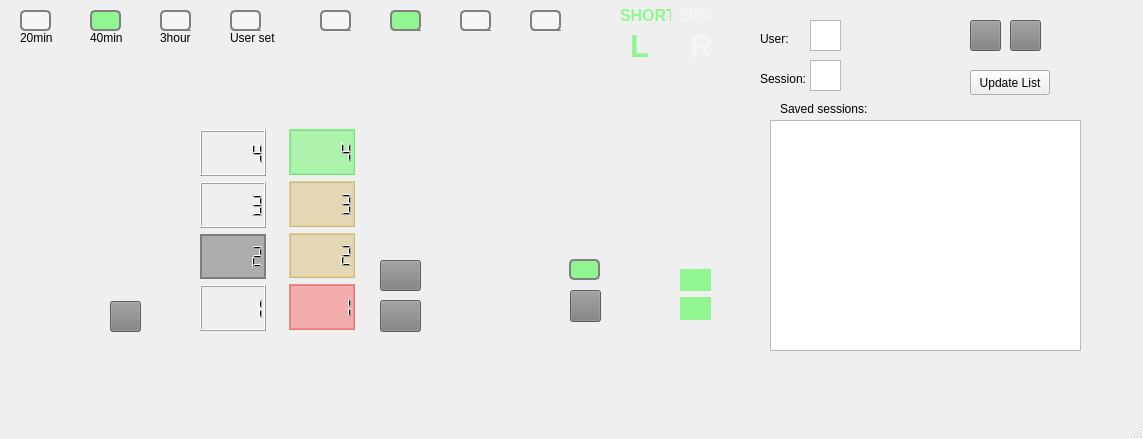
<?xml version="1.0" encoding="UTF-8"?>
<ui version="4.0">
 <class>MainWindow</class>
 <widget class="QMainWindow" name="MainWindow">
  <property name="geometry">
   <rect>
    <x>0</x>
    <y>0</y>
    <width>1143</width>
    <height>439</height>
   </rect>
  </property>
  <property name="windowTitle">
   <string>MainWindow</string>
  </property>
  <property name="styleSheet">
   <string notr="true"/>
  </property>
  <widget class="QWidget" name="centralwidget">
   <widget class="QWidget" name="verticalLayoutWidget">
    <property name="geometry">
     <rect>
      <x>289</x>
      <y>129</y>
      <width>66</width>
      <height>201</height>
     </rect>
    </property>
    <layout class="QVBoxLayout" name="verticalLayout">
     <item>
      <widget class="QLCDNumber" name="lcdInt4">
       <property name="styleSheet">
        <string notr="true">QLCDNumber {
     background-color: rgba(0,255,0, 70);
     width: 20px;
 }
</string>
       </property>
       <property name="intValue" stdset="0">
        <number>4</number>
       </property>
      </widget>
     </item>
     <item>
      <widget class="QLCDNumber" name="lcdInt3">
       <property name="styleSheet">
        <string notr="true">QLCDNumber {
     background-color: rgba(201, 155, 28, 70);
     width: 20px;
 }
</string>
       </property>
       <property name="intValue" stdset="0">
        <number>3</number>
       </property>
      </widget>
     </item>
     <item>
      <widget class="QLCDNumber" name="lcdInt2">
       <property name="styleSheet">
        <string notr="true">QLCDNumber {
     background-color: rgba(201, 155, 28, 70);
     width: 20px;
 }
</string>
       </property>
       <property name="intValue" stdset="0">
        <number>2</number>
       </property>
      </widget>
     </item>
     <item>
      <widget class="QLCDNumber" name="lcdInt1">
       <property name="styleSheet">
        <string notr="true">QLCDNumber {
     background-color: rgba(255, 0, 0, 70);
     width: 20px;
 }
</string>
       </property>
       <property name="intValue" stdset="0">
        <number>1</number>
       </property>
      </widget>
     </item>
    </layout>
   </widget>
   <widget class="QWidget" name="verticalLayoutWidget_2">
    <property name="geometry">
     <rect>
      <x>200</x>
      <y>130</y>
      <width>66</width>
      <height>201</height>
     </rect>
    </property>
    <layout class="QVBoxLayout" name="verticalLayout_2">
     <item>
      <widget class="QLCDNumber" name="lcdInt4_2">
       <property name="styleSheet">
        <string notr="true">QLCDNumber {
     background-color: rgba(255, 255 255, 10);
     width: 20px;
 }
</string>
       </property>
       <property name="intValue" stdset="0">
        <number>4</number>
       </property>
      </widget>
     </item>
     <item>
      <widget class="QLCDNumber" name="lcdInt3_2">
       <property name="styleSheet">
        <string notr="true">QLCDNumber {
     background-color: rgba(255, 255 255, 10);
     width: 20px;
 }
</string>
       </property>
       <property name="intValue" stdset="0">
        <number>3</number>
       </property>
      </widget>
     </item>
     <item>
      <widget class="QLCDNumber" name="lcdInt2_2">
       <property name="styleSheet">
        <string notr="true">QLCDNumber {
     background-color: rgba(0, 0, 0, 70);
     width: 20px;
 }

</string>
       </property>
       <property name="intValue" stdset="0">
        <number>2</number>
       </property>
      </widget>
     </item>
     <item>
      <widget class="QLCDNumber" name="lcdInt1_2">
       <property name="styleSheet">
        <string notr="true">QLCDNumber {
     background-color: rgba(255, 255 255, 10);
     width: 20px;
 }
</string>
       </property>
       <property name="intValue" stdset="0">
        <number>1</number>
       </property>
      </widget>
     </item>
    </layout>
   </widget>
   <widget class="QPushButton" name="startButton">
    <property name="geometry">
     <rect>
      <x>110</x>
      <y>301</y>
      <width>31</width>
      <height>31</height>
     </rect>
    </property>
    <property name="styleSheet">
     <string notr="true">QPushButton {
background-color: grey;
border-image: url(:start.png);
background-repeat: none;
}
</string>
    </property>
    <property name="text">
     <string/>
    </property>
   </widget>
   <widget class="QWidget" name="powerLED" native="true">
    <property name="geometry">
     <rect>
      <x>569</x>
      <y>259</y>
      <width>31</width>
      <height>21</height>
     </rect>
    </property>
    <property name="styleSheet">
     <string notr="true">QWidget {
     border: 2px solid grey;
     border-radius: 5px;
     background-color: rgba(0, 255,0, 100);
     width: 20px;
 }
</string>
    </property>
   </widget>
   <widget class="QPushButton" name="powerButton">
    <property name="geometry">
     <rect>
      <x>570</x>
      <y>290</y>
      <width>31</width>
      <height>32</height>
     </rect>
    </property>
    <property name="styleSheet">
     <string notr="true">QPushButton {
background-color: grey;
border-image: url(:power.png);
background-repeat: none;
}
</string>
    </property>
    <property name="text">
     <string/>
    </property>
   </widget>
   <widget class="QPushButton" name="intUpButton">
    <property name="geometry">
     <rect>
      <x>380</x>
      <y>260</y>
      <width>41</width>
      <height>31</height>
     </rect>
    </property>
    <property name="styleSheet">
     <string notr="true">QPushButton {
background-color: grey;
border-image: url(:up.png);
background-repeat: none;
}
</string>
    </property>
    <property name="text">
     <string/>
    </property>
   </widget>
   <widget class="QPushButton" name="intDownButton">
    <property name="geometry">
     <rect>
      <x>380</x>
      <y>300</y>
      <width>41</width>
      <height>32</height>
     </rect>
    </property>
    <property name="styleSheet">
     <string notr="true">QPushButton {
background-color: grey;
border-image: url(:down.png);
background-repeat: none;
}
</string>
    </property>
    <property name="text">
     <string/>
    </property>
   </widget>
   <widget class="QLabel" name="label">
    <property name="geometry">
     <rect>
      <x>20</x>
      <y>30</y>
      <width>58</width>
      <height>16</height>
     </rect>
    </property>
    <property name="text">
     <string>20min</string>
    </property>
   </widget>
   <widget class="QWidget" name="time20LED" native="true">
    <property name="geometry">
     <rect>
      <x>20</x>
      <y>10</y>
      <width>31</width>
      <height>21</height>
     </rect>
    </property>
    <property name="styleSheet">
     <string notr="true">QWidget {
     border: 2px solid grey;
     border-radius: 5px;
     background-color: rgba(255, 255, 255, 100);
     width: 20px;
 }
</string>
    </property>
   </widget>
   <widget class="QLabel" name="label_2">
    <property name="geometry">
     <rect>
      <x>90</x>
      <y>30</y>
      <width>58</width>
      <height>16</height>
     </rect>
    </property>
    <property name="text">
     <string>40min</string>
    </property>
   </widget>
   <widget class="QWidget" name="time40LED" native="true">
    <property name="geometry">
     <rect>
      <x>90</x>
      <y>10</y>
      <width>31</width>
      <height>21</height>
     </rect>
    </property>
    <property name="styleSheet">
     <string notr="true">QWidget {
     border: 2px solid grey;
     border-radius: 5px;
     background-color: rgba(0, 255, 0, 100);
     width: 20px;
 }
</string>
    </property>
   </widget>
   <widget class="QLabel" name="label_3">
    <property name="geometry">
     <rect>
      <x>230</x>
      <y>30</y>
      <width>58</width>
      <height>16</height>
     </rect>
    </property>
    <property name="text">
     <string>User set</string>
    </property>
   </widget>
   <widget class="QWidget" name="timeUserLED" native="true">
    <property name="geometry">
     <rect>
      <x>230</x>
      <y>10</y>
      <width>31</width>
      <height>21</height>
     </rect>
    </property>
    <property name="styleSheet">
     <string notr="true">QWidget {
     border: 2px solid grey;
     border-radius: 5px;
     background-color: rgba(255, 255, 255, 100);
     width: 20px;
 }
</string>
    </property>
    <widget class="QLabel" name="label_4">
     <property name="geometry">
      <rect>
       <x>0</x>
       <y>20</y>
       <width>58</width>
       <height>16</height>
      </rect>
     </property>
     <property name="text">
      <string>20min</string>
     </property>
    </widget>
   </widget>
   <widget class="QWidget" name="freq1LED" native="true">
    <property name="geometry">
     <rect>
      <x>320</x>
      <y>10</y>
      <width>31</width>
      <height>21</height>
     </rect>
    </property>
    <property name="styleSheet">
     <string notr="true">QWidget {
     border: 2px solid grey;
     border-radius: 5px;
     background-color: rgba(255, 255, 255, 100);
     width: 20px;
 }
</string>
    </property>
    <widget class="QLabel" name="label_6">
     <property name="geometry">
      <rect>
       <x>0</x>
       <y>20</y>
       <width>58</width>
       <height>16</height>
      </rect>
     </property>
     <property name="text">
      <string>20min</string>
     </property>
    </widget>
   </widget>
   <widget class="QLabel" name="label_7">
    <property name="geometry">
     <rect>
      <x>540</x>
      <y>30</y>
      <width>21</width>
      <height>21</height>
     </rect>
    </property>
    <property name="styleSheet">
     <string notr="true">QLabel {
background-color: none;
border-image: url(:theta.png);
background-repeat: none;
}
</string>
    </property>
    <property name="text">
     <string/>
    </property>
   </widget>
   <widget class="QLabel" name="label_9">
    <property name="geometry">
     <rect>
      <x>320</x>
      <y>30</y>
      <width>41</width>
      <height>21</height>
     </rect>
    </property>
    <property name="styleSheet">
     <string notr="true">QLabel {
border-image: url(:met.png);
}
</string>
    </property>
    <property name="text">
     <string/>
    </property>
   </widget>
   <widget class="QWidget" name="freq2LED" native="true">
    <property name="geometry">
     <rect>
      <x>390</x>
      <y>10</y>
      <width>31</width>
      <height>21</height>
     </rect>
    </property>
    <property name="styleSheet">
     <string notr="true">QWidget {
     border: 2px solid grey;
     border-radius: 5px;
     background-color: rgba(0, 255,0, 100);
     width: 20px;
 }
</string>
    </property>
    <widget class="QLabel" name="label_8">
     <property name="geometry">
      <rect>
       <x>0</x>
       <y>20</y>
       <width>58</width>
       <height>16</height>
      </rect>
     </property>
     <property name="text">
      <string>20min</string>
     </property>
    </widget>
   </widget>
   <widget class="QWidget" name="freq4LED" native="true">
    <property name="geometry">
     <rect>
      <x>530</x>
      <y>10</y>
      <width>31</width>
      <height>21</height>
     </rect>
    </property>
    <property name="styleSheet">
     <string notr="true">QWidget {
     border: 2px solid grey;
     border-radius: 5px;
     background-color: rgba(255, 255, 255, 100);
     width: 20px;
 }
</string>
    </property>
    <widget class="QLabel" name="label_11">
     <property name="geometry">
      <rect>
       <x>0</x>
       <y>20</y>
       <width>58</width>
       <height>16</height>
      </rect>
     </property>
     <property name="text">
      <string>20min</string>
     </property>
    </widget>
   </widget>
   <widget class="QLabel" name="label_13">
    <property name="geometry">
     <rect>
      <x>460</x>
      <y>30</y>
      <width>31</width>
      <height>21</height>
     </rect>
    </property>
    <property name="styleSheet">
     <string notr="true">QLabel {
background-color: none;
border-image: url(:delta.png);
background-repeat: none;
}
</string>
    </property>
    <property name="text">
     <string/>
    </property>
   </widget>
   <widget class="QWidget" name="freq3LED" native="true">
    <property name="geometry">
     <rect>
      <x>460</x>
      <y>10</y>
      <width>31</width>
      <height>21</height>
     </rect>
    </property>
    <property name="styleSheet">
     <string notr="true">QWidget {
     border: 2px solid grey;
     border-radius: 5px;
     background-color: rgba(255, 255, 255, 100);
     width: 20px;
 }
</string>
    </property>
    <widget class="QLabel" name="label_14">
     <property name="geometry">
      <rect>
       <x>0</x>
       <y>20</y>
       <width>58</width>
       <height>16</height>
      </rect>
     </property>
     <property name="text">
      <string>20min</string>
     </property>
    </widget>
   </widget>
   <widget class="QLabel" name="label_15">
    <property name="geometry">
     <rect>
      <x>390</x>
      <y>30</y>
      <width>31</width>
      <height>21</height>
     </rect>
    </property>
    <property name="styleSheet">
     <string notr="true">QLabel {
background-color: none;
border-image: url(:sub-delt.png);
background-repeat: none;
}
</string>
    </property>
    <property name="text">
     <string/>
    </property>
   </widget>
   <widget class="QLabel" name="leftLED">
    <property name="geometry">
     <rect>
      <x>630</x>
      <y>30</y>
      <width>31</width>
      <height>31</height>
     </rect>
    </property>
    <property name="font">
     <font>
      <pointsize>23</pointsize>
      <weight>75</weight>
      <bold>true</bold>
     </font>
    </property>
    <property name="styleSheet">
     <string notr="true">QLabel {
     color: rgba(0, 255,0, 100);
 }
</string>
    </property>
    <property name="text">
     <string>L</string>
    </property>
   </widget>
   <widget class="QLabel" name="rightLED">
    <property name="geometry">
     <rect>
      <x>690</x>
      <y>30</y>
      <width>31</width>
      <height>31</height>
     </rect>
    </property>
    <property name="font">
     <font>
      <pointsize>23</pointsize>
      <weight>75</weight>
      <bold>true</bold>
     </font>
    </property>
    <property name="styleSheet">
     <string notr="true">QLabel {
     color: rgba(255,255,255, 100);
 }
</string>
    </property>
    <property name="text">
     <string>R</string>
    </property>
   </widget>
   <widget class="QWidget" name="verticalLayoutWidget_3">
    <property name="geometry">
     <rect>
      <x>680</x>
      <y>240</y>
      <width>31</width>
      <height>80</height>
     </rect>
    </property>
    <layout class="QVBoxLayout" name="verticalLayout_3">
     <item>
      <widget class="QWidget" name="battBar3" native="true">
       <property name="styleSheet">
        <string notr="true">QWidget {
     background-color: rgba(0, 255, 0, 0);
     width: 20px;
 }
</string>
       </property>
      </widget>
     </item>
     <item>
      <widget class="QWidget" name="battBar2" native="true">
       <property name="styleSheet">
        <string notr="true">QWidget {
     background-color: rgba(0, 255, 0, 100);
     width: 20px;
 }
</string>
       </property>
      </widget>
     </item>
     <item>
      <widget class="QWidget" name="battBar1" native="true">
       <property name="styleSheet">
        <string notr="true">QWidget {
     background-color: rgba(0, 255, 0, 100);
     width: 20px;
 }
</string>
       </property>
      </widget>
     </item>
    </layout>
   </widget>
   <widget class="QLabel" name="shortWaveLED">
    <property name="geometry">
     <rect>
      <x>620</x>
      <y>0</y>
      <width>51</width>
      <height>31</height>
     </rect>
    </property>
    <property name="font">
     <font>
      <pointsize>12</pointsize>
      <weight>75</weight>
      <bold>true</bold>
     </font>
    </property>
    <property name="styleSheet">
     <string notr="true">QLabel {
     color: rgba(0, 255,0, 100);
 }
</string>
    </property>
    <property name="text">
     <string>SHORT</string>
    </property>
   </widget>
   <widget class="QLabel" name="otherWaveLED">
    <property name="geometry">
     <rect>
      <x>680</x>
      <y>0</y>
      <width>51</width>
      <height>31</height>
     </rect>
    </property>
    <property name="font">
     <font>
      <pointsize>12</pointsize>
      <weight>75</weight>
      <bold>true</bold>
     </font>
    </property>
    <property name="styleSheet">
     <string notr="true">QLabel {
     color: rgba(255 ,255,255, 100);
 }
</string>
    </property>
    <property name="text">
     <string>50%</string>
    </property>
   </widget>
   <widget class="QLabel" name="label_16">
    <property name="geometry">
     <rect>
      <x>160</x>
      <y>30</y>
      <width>58</width>
      <height>16</height>
     </rect>
    </property>
    <property name="text">
     <string>3hour</string>
    </property>
   </widget>
   <widget class="QWidget" name="timeUserLED_2" native="true">
    <property name="geometry">
     <rect>
      <x>160</x>
      <y>10</y>
      <width>31</width>
      <height>21</height>
     </rect>
    </property>
    <property name="styleSheet">
     <string notr="true">QWidget {
     border: 2px solid grey;
     border-radius: 5px;
     background-color: rgba(255, 255, 255, 100);
     width: 20px;
 }
</string>
    </property>
    <widget class="QLabel" name="label_12">
     <property name="geometry">
      <rect>
       <x>0</x>
       <y>20</y>
       <width>58</width>
       <height>16</height>
      </rect>
     </property>
     <property name="text">
      <string>20min</string>
     </property>
    </widget>
   </widget>
   <widget class="QPushButton" name="saveButton">
    <property name="geometry">
     <rect>
      <x>970</x>
      <y>20</y>
      <width>31</width>
      <height>31</height>
     </rect>
    </property>
    <property name="styleSheet">
     <string notr="true">QPushButton {
background-color: grey;
border-image: url(:save.png);
background-repeat: none;
}
</string>
    </property>
    <property name="text">
     <string/>
    </property>
   </widget>
   <widget class="QTextEdit" name="currentUser">
    <property name="geometry">
     <rect>
      <x>810</x>
      <y>20</y>
      <width>31</width>
      <height>31</height>
     </rect>
    </property>
   </widget>
   <widget class="QLabel" name="label_5">
    <property name="geometry">
     <rect>
      <x>760</x>
      <y>30</y>
      <width>54</width>
      <height>17</height>
     </rect>
    </property>
    <property name="text">
     <string>User:</string>
    </property>
   </widget>
   <widget class="QLabel" name="label_10">
    <property name="geometry">
     <rect>
      <x>780</x>
      <y>100</y>
      <width>101</width>
      <height>17</height>
     </rect>
    </property>
    <property name="text">
     <string>Saved sessions:</string>
    </property>
   </widget>
   <widget class="QPushButton" name="replayButton">
    <property name="geometry">
     <rect>
      <x>1010</x>
      <y>20</y>
      <width>31</width>
      <height>31</height>
     </rect>
    </property>
    <property name="styleSheet">
     <string notr="true">QPushButton {
background-color: grey;
border-image: url(:replay.png);
background-repeat: none;
}
</string>
    </property>
    <property name="text">
     <string/>
    </property>
   </widget>
   <widget class="QTextBrowser" name="sessionHistory">
    <property name="geometry">
     <rect>
      <x>770</x>
      <y>120</y>
      <width>311</width>
      <height>231</height>
     </rect>
    </property>
   </widget>
   <widget class="QLabel" name="label_17">
    <property name="geometry">
     <rect>
      <x>760</x>
      <y>70</y>
      <width>54</width>
      <height>17</height>
     </rect>
    </property>
    <property name="text">
     <string>Session:</string>
    </property>
   </widget>
   <widget class="QTextEdit" name="replaySes">
    <property name="geometry">
     <rect>
      <x>810</x>
      <y>60</y>
      <width>31</width>
      <height>31</height>
     </rect>
    </property>
   </widget>
   <widget class="QPushButton" name="updateList">
    <property name="geometry">
     <rect>
      <x>970</x>
      <y>70</y>
      <width>80</width>
      <height>25</height>
     </rect>
    </property>
    <property name="text">
     <string>Update List</string>
    </property>
   </widget>
  </widget>
  <widget class="QMenuBar" name="menubar">
   <property name="geometry">
    <rect>
     <x>0</x>
     <y>0</y>
     <width>1143</width>
     <height>22</height>
    </rect>
   </property>
  </widget>
  <widget class="QStatusBar" name="statusbar"/>
 </widget>
 <resources/>
 <connections/>
</ui>
